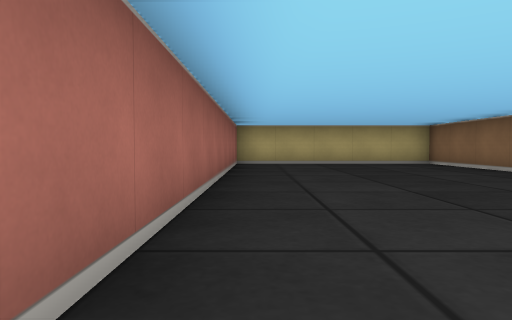
[1] (above)

17 first-person views from a walk through a cub3D level. The camera is about half as high as the walls, tilts 2° down and sees 70° across. The floor is counted in squares. Each view is taken from the middle of a square. On the plan, view 1 faces up. The plan holds only what a view shows up to about 9 squares ahead; the rest is blank.

[2]
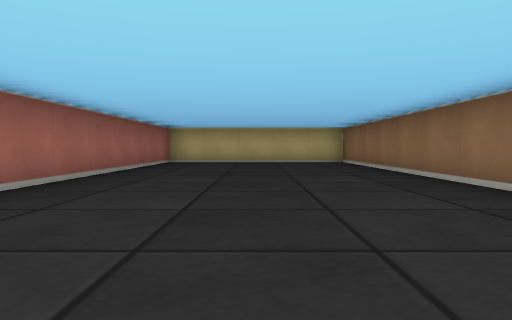

[3]
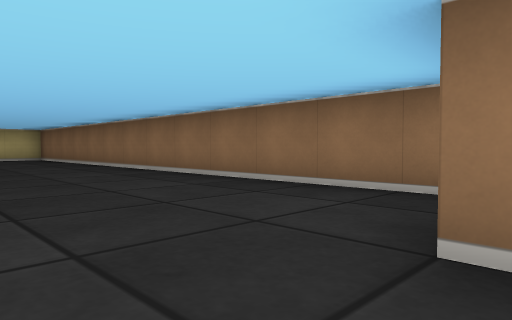

[4]
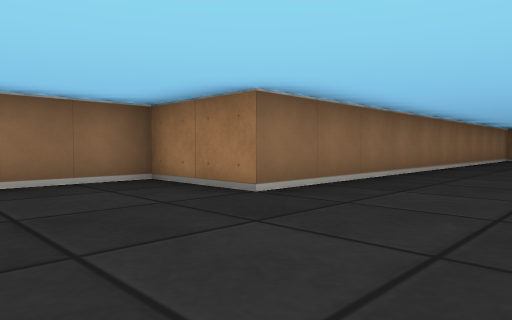

[5]
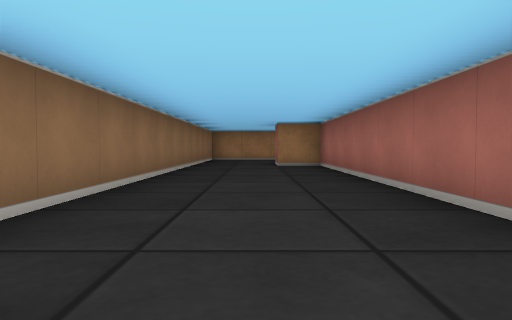

[6]
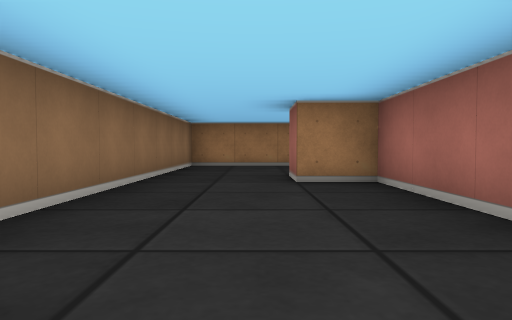

[7]
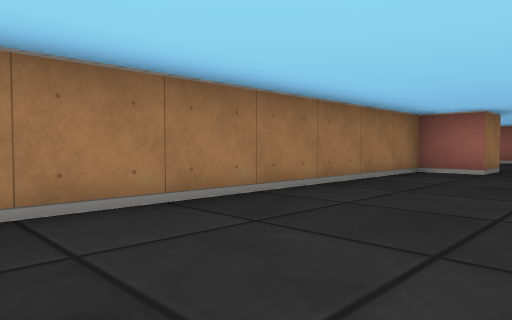

[8]
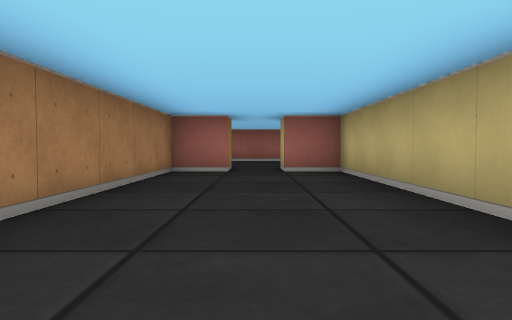

[9]
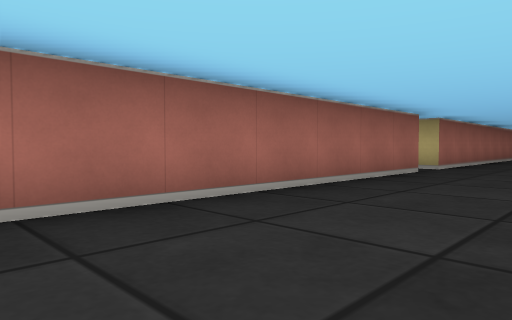

[10]
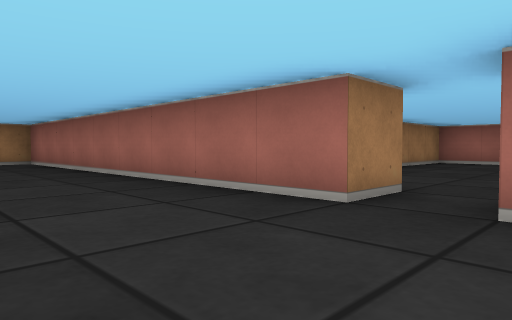

[11]
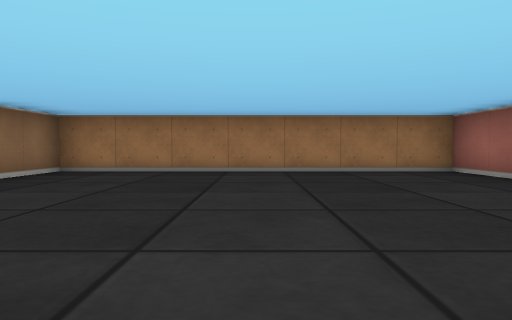

[12]
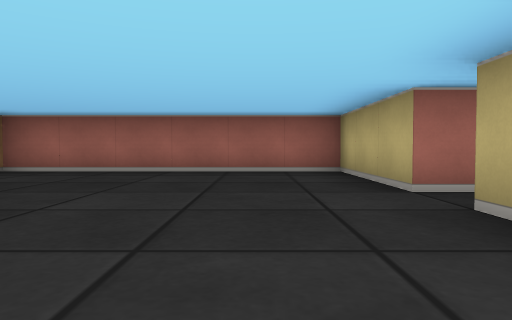

[13]
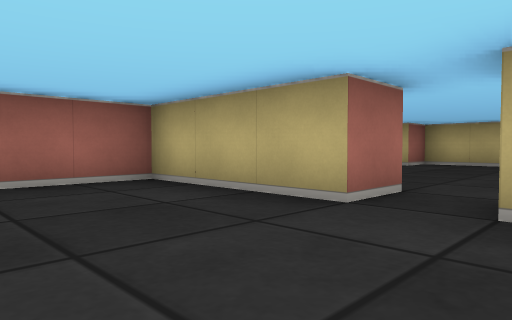

[14]
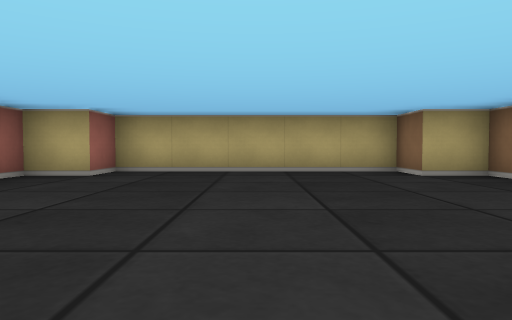

[15]
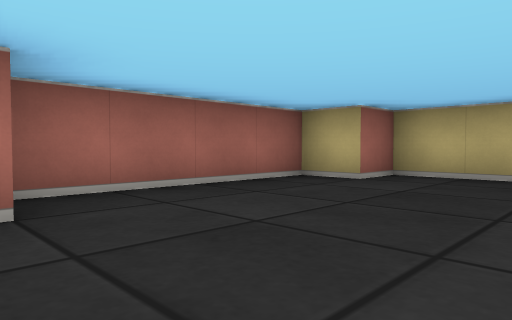

[16]
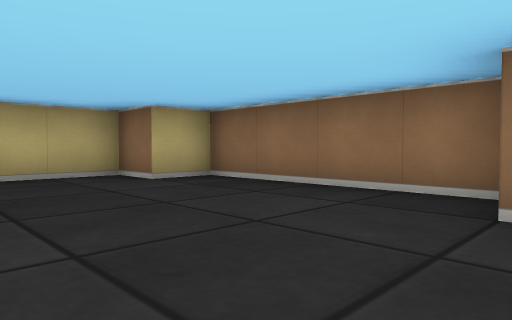

[17]
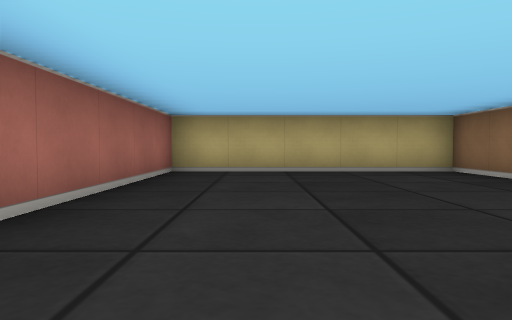

### Floor plan
Ten units are one square. View 1 is at (0, 0); x grows to the right and y downward. Boxes are objects, and circles mark ways between rooms. Rooms are numbered by the first view taken in them; rooms with no view inside come last. Other rooms are left out.
<svg viewBox="-90 -100 140 250">
<path fill="none" stroke="#000" d="M-16 15 -5 15 -5 105 5 105 5 114M-1 115 -45 115 -45 125 -54 125M-56 135 -45 135 -45 145 25 145 25 35 45 35 45 -95 -5 -95 -5 5M-55 -36 -55 -25M-15 -46 -15 -85 -25 -85 -25 -95 -75 -95 -75 -85 -85 -85 -85 -46M-55 -25 -85 -25 -85 35 -15 35 -15 19"/>
<circle cx="-10" cy="10" r="3" fill="#2a7"/>
<circle cx="-50" cy="-30" r="3" fill="#2a7"/>
<text x="10" y="20">1</text>
<text x="-50" y="-60">2</text>
<text x="-50" y="0">3</text>
</svg>
Room 1 opens to room 3. Room 2 opens to room 3.

Where each view was taken, in squares from view 1:
view 1: 0 up, 0 right, facing up
view 2: 1 down, 2 right, facing up
view 3: 4 down, 1 right, facing up-right
view 4: 1 down, 0 right, facing down-right
view 5: 2 down, 1 right, facing down
view 6: 6 down, 1 right, facing down
view 7: 12 down, 2 right, facing down-left
view 8: 13 down, 2 right, facing left
view 9: 8 down, 2 right, facing up-left
view 10: 0 up, 2 right, facing down-left
view 11: 3 up, 5 left, facing down
view 12: 1 up, 2 left, facing left
view 13: 0 up, 4 left, facing up-left
view 14: 3 up, 5 left, facing up
view 15: 4 up, 5 left, facing up-left
view 16: 4 up, 5 left, facing up-right
view 17: 3 up, 1 right, facing up
